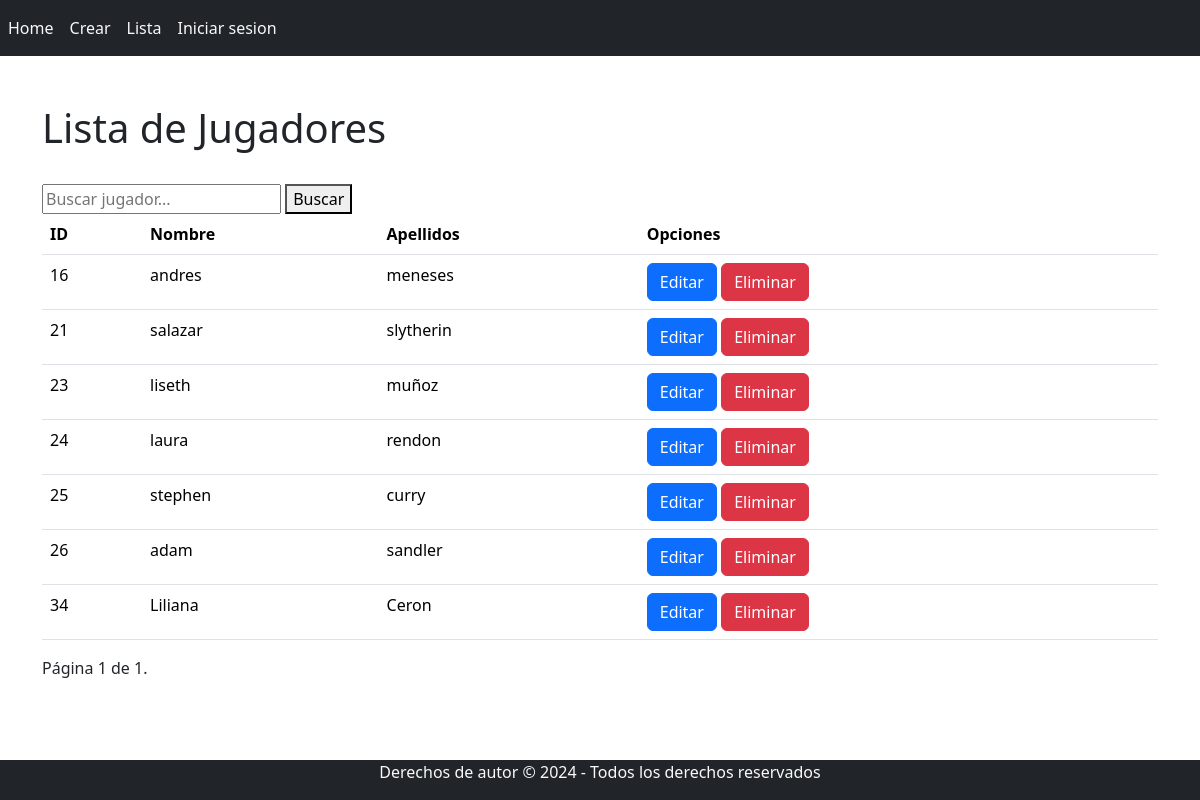
The page /buscar/ on the database its author committed.
### apps/funciones/models.py (models this page shows)
class Jugador(models.Model):
    nombre = models.CharField(max_length=100)
    apellido = models.CharField(max_length=100)

### apps/funciones/views.py (the view)
# urls.py: path('buscar/', buscar_jugadores, name='buscar_jugadores'),
def buscar_jugadores(request):
    query = request.GET.get('q')
    jugadores = Jugador.objects.all()
    if query:
        jugadores = jugadores.filter(
            nombre__icontains=query) | jugadores.filter(
            apellido__icontains=query)
    return Paginacion(request, jugadores)

### apps/funciones/views.py (called while the page is built)
def Paginacion(request, jugadores=None):
    if jugadores is None:
        jugadores = Jugador.objects.all()
    paginacion = Paginator(jugadores, 10)
    page_number = request.GET.get('page')
    page_obj = paginacion.get_page(page_number)
    return render(request, 'listar_jugador.html', {'page_obj': page_obj})

### template/listar_jugador.html (shortened to what this page needs)
{% extends 'index.html' %}
{% block body %}
<!DOCTYPE html>
<html lang="es">
<head>
</head>
<body>
<div class="container mt-5">
    <h1>Lista de Jugadores</h1>
<br>
    <form method="GET" action="{% url 'buscar_jugadores' %}">
        <input type="text" name="q" placeholder="Buscar jugador...">
        <button type="submit">Buscar</button>
    </form>
    <table class="table">
        <thead class="thead-dark">
            <tr>
                <th>ID</th>
                <th>Nombre</th>
                <th>Apellidos</th>
                <th>Opciones</th>
            </tr>
        </thead>
        <tbody>
            {% for jugador in  page_obj %}
            <tr>
                <td>{{ jugador.id }}</td>
                <td>{{ jugador.nombre }}</td>
                <td>{{ jugador.apellido }}</td>
                <td>
                    <a href="{% url 'actualizar' jugador.id %}" class="btn btn-primary">Editar</a>
                    <a href="{% url 'eliminar' jugador.id %}" class="btn btn-danger">Eliminar</a>
                </td>
            </tr>
            {% endfor %}
        </tbody>
    </table>
    <div class="pagination">
        <span class="step-links">
            <span class="current">
                Página {{ page_obj.number }} de {{ page_obj.paginator.num_pages }}.
            </span>
        </span>
    </div>
</div>
</body>
</html>
{% endblock body %}

### rows shown on the page
Jugador: id "16", nombre "andres", apellido "meneses"
Jugador: id "21", nombre "salazar", apellido "slytherin"
Jugador: id "23", nombre "liseth", apellido "muñoz"
Jugador: id "24", nombre "laura", apellido "rendon"
Jugador: id "25", nombre "stephen", apellido "curry"
Jugador: id "26", nombre "adam", apellido "sandler"
Jugador: id "34", nombre "Liliana", apellido "Ceron"

### other values the page prints
{{ page_obj.number }} "1"
{{ page_obj.paginator.num_pages }} "1"
